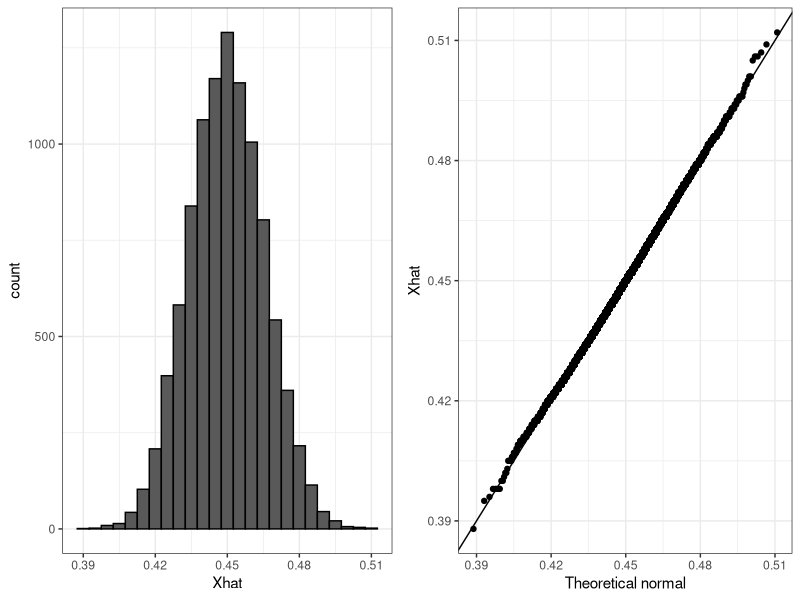
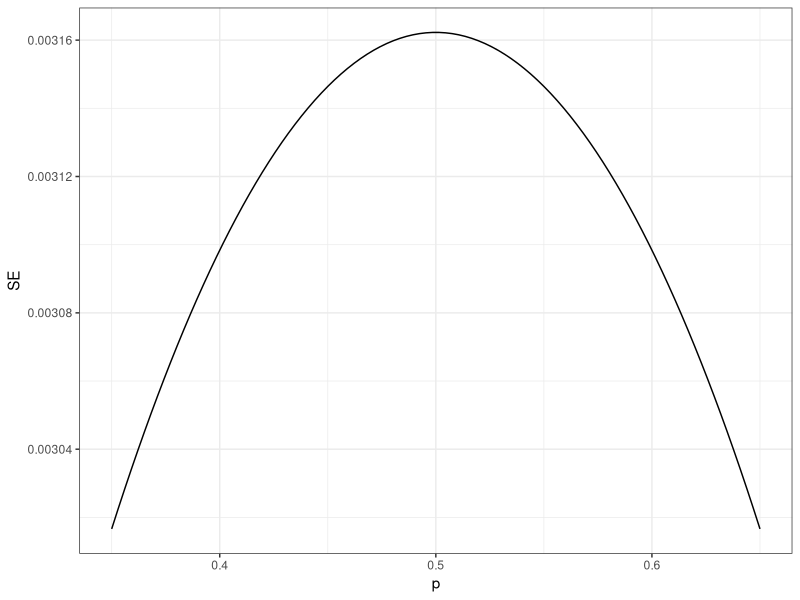

Write the R code that produced these figures, in order.
## ---- chunk 1
library(tidyverse)
library(dslabs)
ds_theme_set()
## ---- chunk 2
X_hat <- 0.48
se <- sqrt(X_hat*(1-X_hat)/25)
se
## ---- chunk 3
pnorm(0.01/se) - pnorm(-0.01/se)
## ---- chunk 4
2*se
## ---- chunk 5
pnorm(2)-pnorm(-2)
## ---- chunk 6
p <- 0.45
N <- 1000

X    <- sample(c(0,1), size = N, replace = TRUE, prob = c(1-p, p))
Xhat <- mean(X)
## ---- chunk 7
B <- 10000
Xhat <- replicate(B, {
  X <- sample(c(0,1), size = N, replace = TRUE, prob = c(1-p, p))
  mean(X)
})
## ---- chunk 8
mean(Xhat)
sd(Xhat)
## ---- chunk 9
library(gridExtra)
p1 <- data.frame(Xhat=Xhat) %>% 
  ggplot(aes(Xhat)) + 
  geom_histogram(binwidth = 0.005, color="black")

p2 <-  data.frame(Xhat=Xhat) %>% 
  ggplot(aes(sample=Xhat)) + 
  stat_qq(dparams = list(mean=mean(Xhat), sd=sd(Xhat))) + geom_abline() + ylab("Xhat") + xlab("Theoretical normal")

grid.arrange(p1,p2, nrow=1)
## ---- chunk 10
N  <- 100000
p  <- seq(0.35, 0.65, length = 100)
SE <- sapply(p, function(x) 2*sqrt(x*(1-x)/N))
data.frame(p = p, SE = SE) %>% 
  ggplot(aes(p, SE)) + 
  geom_line()
